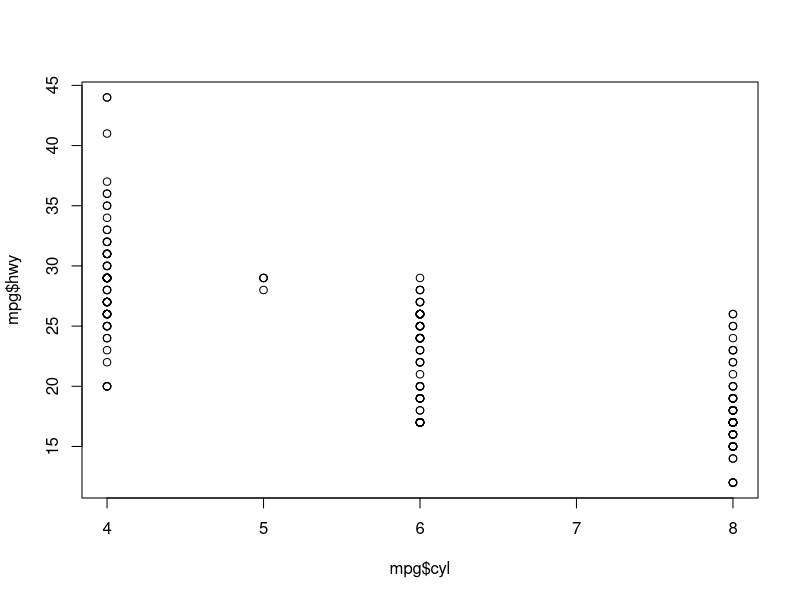

Here is the R script that generated this plot:
library(tidyverse)
print("This file was created within RStudio")

print("And now it lives on GitHub")

dat <- mpg
plot(mpg$cyl, mpg$hwy)

# test comment

#git config --global user.name "Jane Doe"